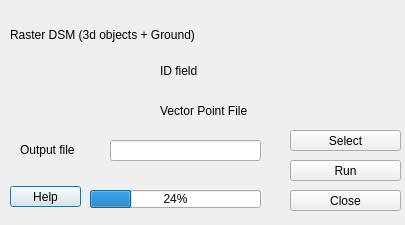
<?xml version="1.0" encoding="UTF-8"?>
<ui version="4.0">
 <class>UAVPreparerDialogBase</class>
 <widget class="QDialog" name="UAVPreparerDialogBase">
  <property name="geometry">
   <rect>
    <x>0</x>
    <y>0</y>
    <width>405</width>
    <height>225</height>
   </rect>
  </property>
  <property name="windowTitle">
   <string>UAV Preparer</string>
  </property>
  <widget class="QLineEdit" name="textOutput">
   <property name="geometry">
    <rect>
     <x>110</x>
     <y>140</y>
     <width>151</width>
     <height>21</height>
    </rect>
   </property>
  </widget>
  <widget class="QLabel" name="IDLabel_2">
   <property name="geometry">
    <rect>
     <x>20</x>
     <y>139</y>
     <width>101</width>
     <height>21</height>
    </rect>
   </property>
   <property name="text">
    <string>Output file</string>
   </property>
  </widget>
  <widget class="QLabel" name="RasterLabel">
   <property name="geometry">
    <rect>
     <x>10</x>
     <y>20</y>
     <width>249</width>
     <height>30</height>
    </rect>
   </property>
   <property name="text">
    <string>Raster DSM (3d objects + Ground)</string>
   </property>
  </widget>
  <widget class="QLabel" name="VectorLabel">
   <property name="geometry">
    <rect>
     <x>160</x>
     <y>90</y>
     <width>91</width>
     <height>41</height>
    </rect>
   </property>
   <property name="text">
    <string>Vector Point File</string>
   </property>
  </widget>
  <widget class="QLabel" name="IDLabel">
   <property name="geometry">
    <rect>
     <x>160</x>
     <y>60</y>
     <width>51</width>
     <height>21</height>
    </rect>
   </property>
   <property name="text">
    <string>ID field</string>
   </property>
  </widget>
  <widget class="QProgressBar" name="progressBar">
   <property name="geometry">
    <rect>
     <x>90</x>
     <y>190</y>
     <width>171</width>
     <height>18</height>
    </rect>
   </property>
   <property name="value">
    <number>24</number>
   </property>
  </widget>
  <widget class="QPushButton" name="helpButton">
   <property name="geometry">
    <rect>
     <x>10</x>
     <y>186</y>
     <width>71</width>
     <height>21</height>
    </rect>
   </property>
   <property name="text">
    <string>Help</string>
   </property>
  </widget>
  <widget class="QPushButton" name="pushButtonSave">
   <property name="geometry">
    <rect>
     <x>290</x>
     <y>130</y>
     <width>111</width>
     <height>21</height>
    </rect>
   </property>
   <property name="text">
    <string>Select</string>
   </property>
  </widget>
  <widget class="QPushButton" name="runButton">
   <property name="geometry">
    <rect>
     <x>290</x>
     <y>160</y>
     <width>111</width>
     <height>21</height>
    </rect>
   </property>
   <property name="text">
    <string>Run</string>
   </property>
  </widget>
  <widget class="QPushButton" name="pushButtonClose">
   <property name="geometry">
    <rect>
     <x>290</x>
     <y>190</y>
     <width>111</width>
     <height>21</height>
    </rect>
   </property>
   <property name="text">
    <string>Close</string>
   </property>
  </widget>
  <widget class="QWidget" name="widgetDSM" native="true">
   <property name="geometry">
    <rect>
     <x>260</x>
     <y>20</y>
     <width>131</width>
     <height>31</height>
    </rect>
   </property>
  </widget>
  <widget class="QWidget" name="widgetField" native="true">
   <property name="geometry">
    <rect>
     <x>260</x>
     <y>100</y>
     <width>131</width>
     <height>31</height>
    </rect>
   </property>
  </widget>
  <widget class="QWidget" name="widgetPointLayer" native="true">
   <property name="geometry">
    <rect>
     <x>260</x>
     <y>60</y>
     <width>131</width>
     <height>31</height>
    </rect>
   </property>
  </widget>
 </widget>
 <resources/>
 <connections>
  <connection>
   <sender>textOutput</sender>
   <signal>returnPressed()</signal>
   <receiver>textOutput</receiver>
   <slot>show()</slot>
   <hints>
    <hint type="sourcelabel">
     <x>265</x>
     <y>139</y>
    </hint>
    <hint type="destinationlabel">
     <x>265</x>
     <y>139</y>
    </hint>
   </hints>
  </connection>
  <connection>
   <sender>pushButtonClose</sender>
   <signal>clicked()</signal>
   <receiver>UAVPreparerDialogBase</receiver>
   <slot>close()</slot>
   <hints>
    <hint type="sourcelabel">
     <x>345</x>
     <y>200</y>
    </hint>
    <hint type="destinationlabel">
     <x>202</x>
     <y>112</y>
    </hint>
   </hints>
  </connection>
 </connections>
</ui>
